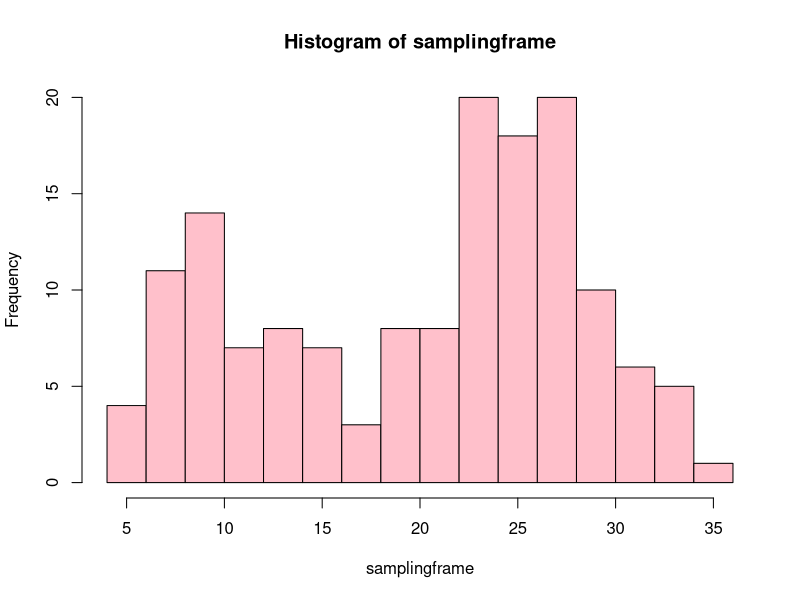
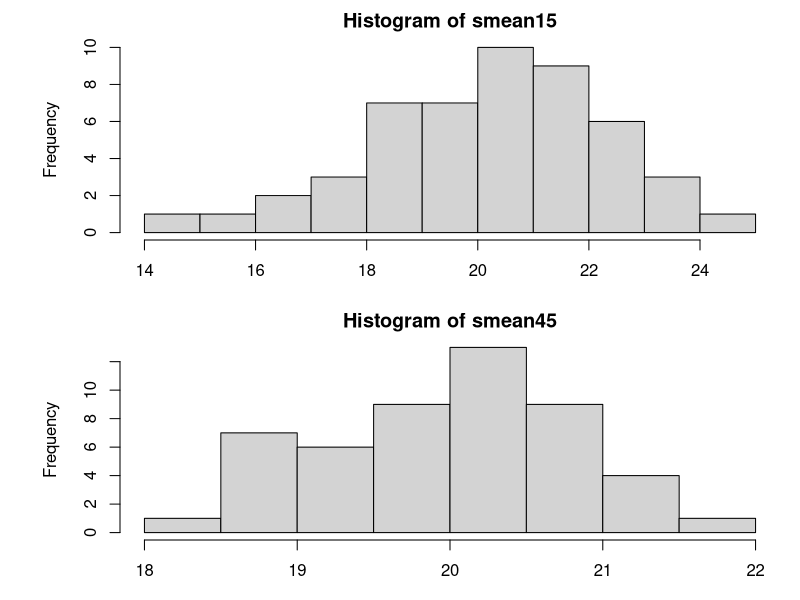

The R source for these figures, in order:
## ---- chunk 1
knitr::opts_chunk$set(echo = TRUE)
## ---- chunk 2
rnorm2 <- function(n,mean,sd) { mean+sd*scale(rnorm(n)) }
set.seed(1239)
r1 <- rnorm2(100,25,4)
r2 <- rnorm2(50,10,3)
samplingframe <- c(r1,r2)
hist(samplingframe, breaks=20,col = "pink")
## ---- chunk 3
# use smean to store the means from sampling
smean15<-c()
# get 15 means
for (i in 1:50){
  smean15<-append(smean15,mean(sample(samplingframe,15)))
}

# get 45 means
smean45<-c()
for (i in 1:50){
  smean45<-append(smean45,mean(sample(samplingframe,45)))
}

#draw plots together
par(mfrow=c(2,1),mar=c(3,6,2,1))
hist(smean15)
hist(smean45)
